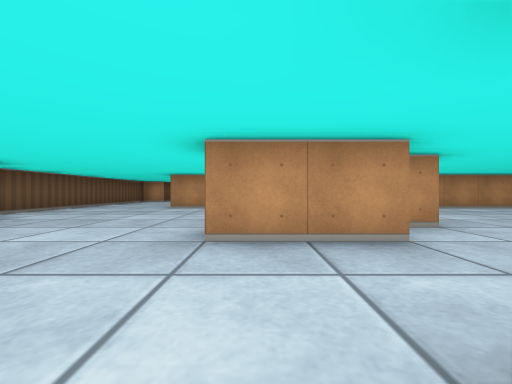
View 1 (above)

24 first-person views from a walk through a cub3D maze. The camera is about half as high as the walls, looks level and sees 90° across. The floor is counted in squares. Each view is taken from the middle of a square. On the plan, view 1 faces up. The plan holds only what a view shows up to about 9 squares ahead; the rest is blank.

View 2
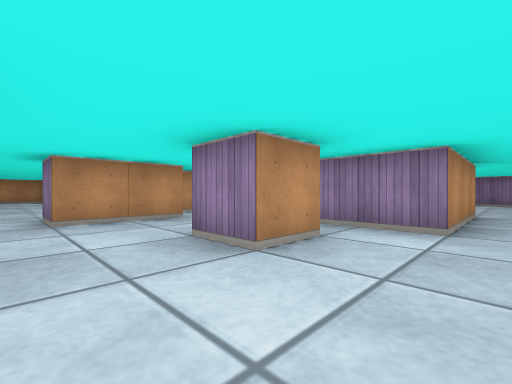

View 3
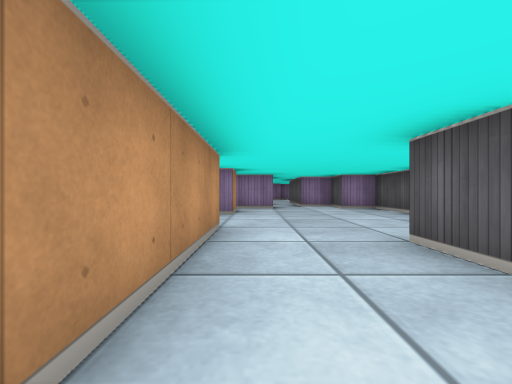

View 4
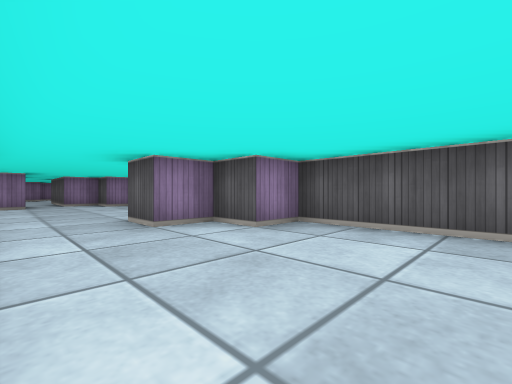

View 5
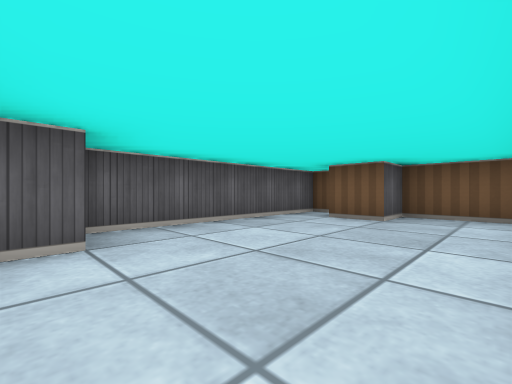

View 6
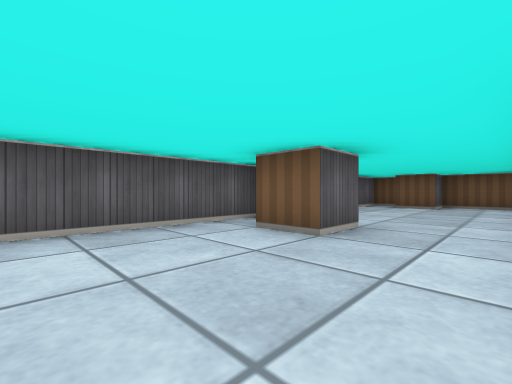

View 7
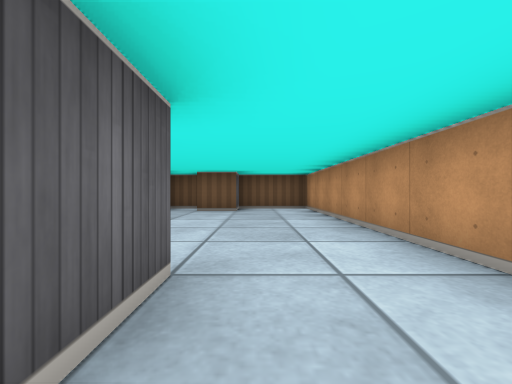

View 8
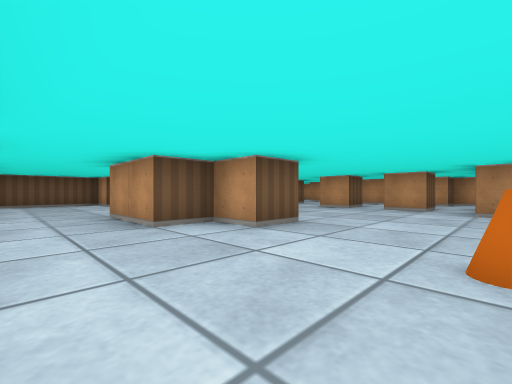

View 9
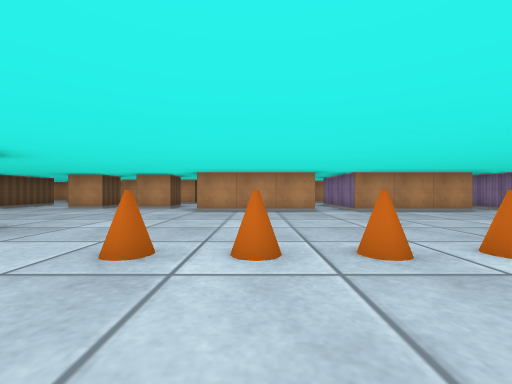

View 10
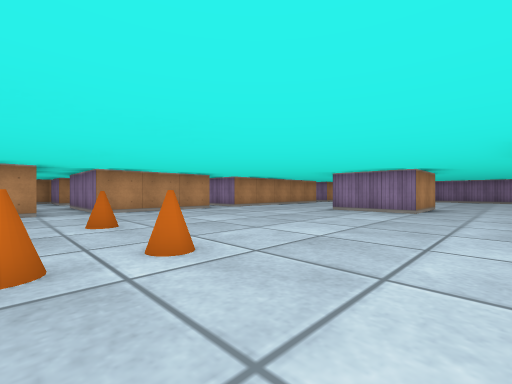

View 11
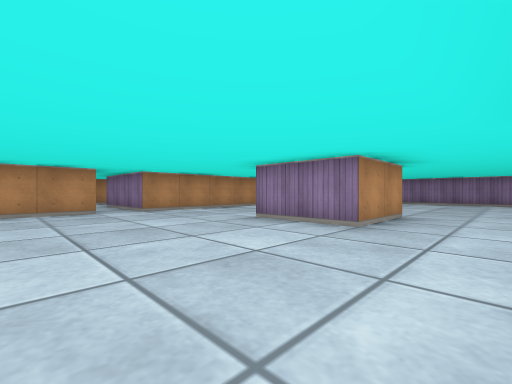

View 12
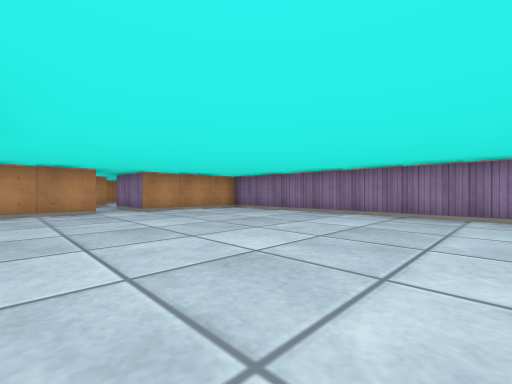

View 13
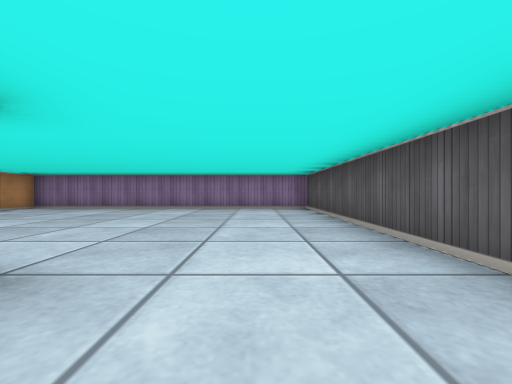

View 14
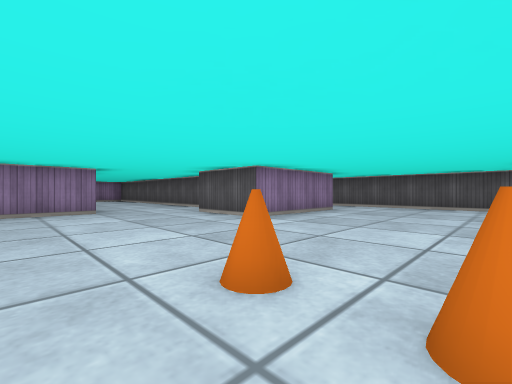

View 15
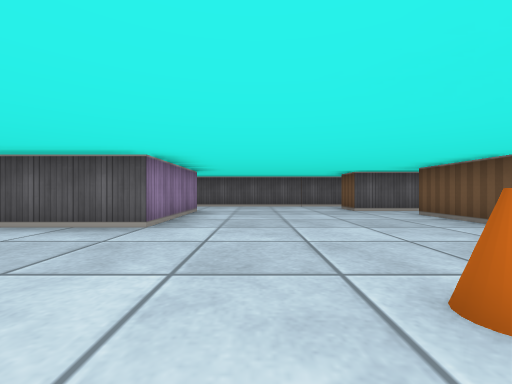

View 16
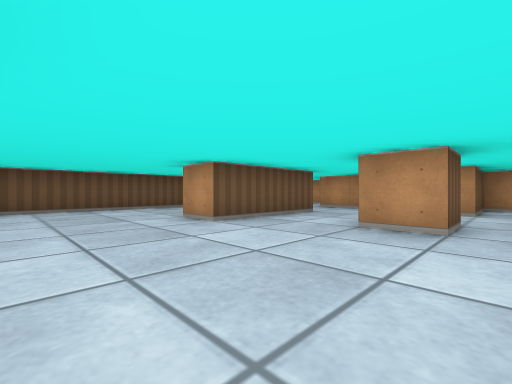

View 17
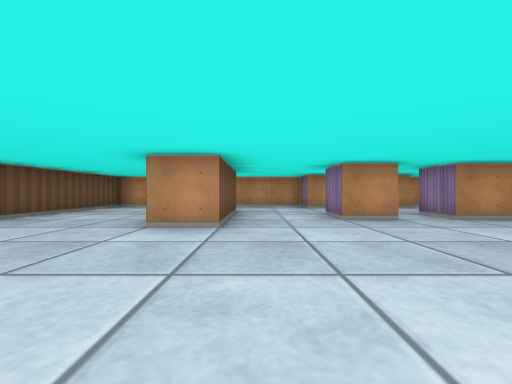

View 18
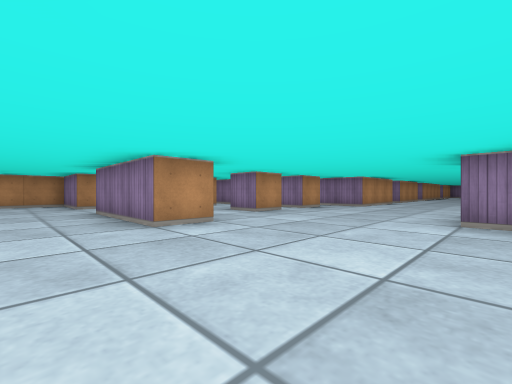

View 19
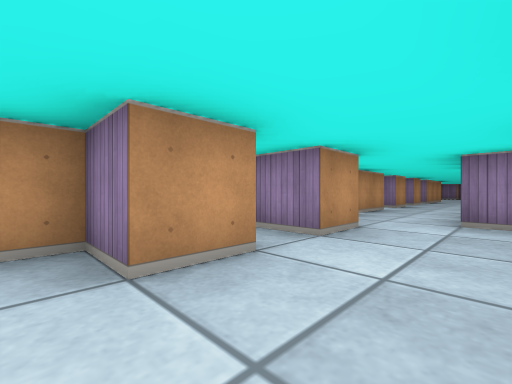

View 20
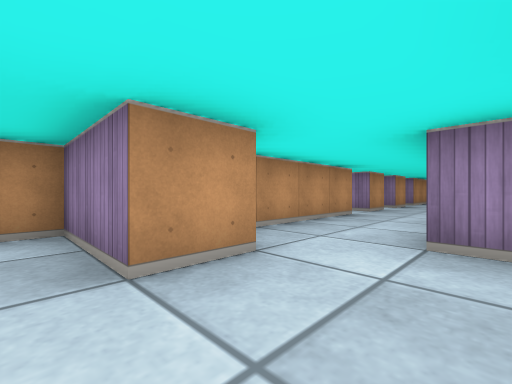

View 21
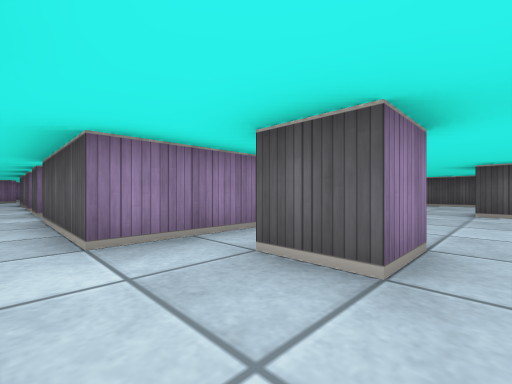

View 22
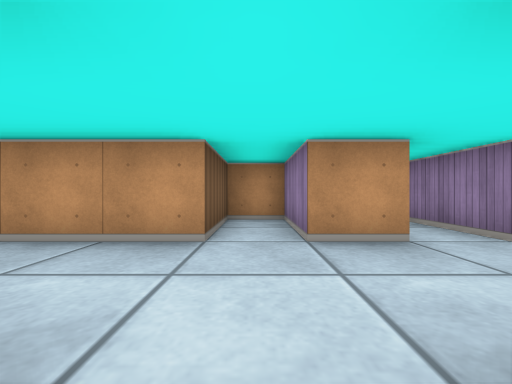

View 23
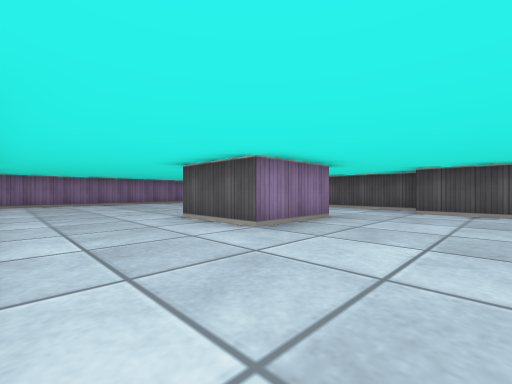

View 24
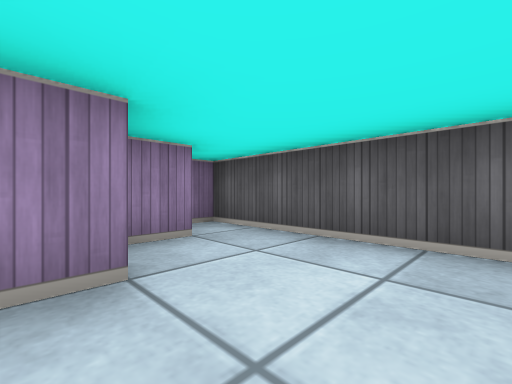

### Floor plan
Ten units are one square. View 1 is at (0, 0); x grows to the right and y downward. Boxes are objects, and circles mark ways between rooms. Rooms are numbered by the first view taken in them; rooms with no view inside come last. Other rooms are left out.
<svg viewBox="-100 -150 320 200">
<path fill="none" stroke="#000" d="M-15 5 -25 5M15 5 5 5 5 -5M-25 25 -25 35M35 15 25 15 25 -1M15 -25 -5 -25 -5 -35M-35 45 25 45 25 35 35 35 35 25M-25 5 -95 5 -95 25 -85 25 -85 35M-95 36 -95 45 -45 45 -45 35 -35 35 -35 25 -25 25M75 -75 45 -75 45 -105 75 -105M55 -5 55 15 35 15M35 -85 25 -85 25 -95 35 -95 35 -85M20 -45 25 -45 25 -35 15 -35 15 -25M115 -75 85 -75 85 -105 95 -105M28 -5 41 -5M5 -40 5 -45M15 -95 15 -85 5 -85 5 -95M126 5 215 5 215 -75 185 -75 185 -95M95 -125 85 -125 85 -145 75 -145 75 -125 35 -125 35 -115 25 -115 25 -135 15 -135 15 -115 5 -115 5 -125 -25 -125 -25 -145 -40 -145M35 25 65 25 65 35M105 25 105 -5 125 -5M156 -25 135 -25 135 -45 155 -45M61 45 125 45 125 40M115 35 115 28M-15 -105 -15 -75 -25 -75 -25 -105M175 -75 125 -75 125 -105M-45 -35 -52 -35M-55 -32 -55 -10M-46 -125 -55 -125 -55 -50"/>
<rect x="45" y="-35" width="10" height="10" fill="#bbb"><title>cone</title></rect>
<rect x="55" y="-35" width="10" height="10" fill="#bbb"><title>cone</title></rect>
<rect x="65" y="-35" width="10" height="10" fill="#bbb"><title>cone</title></rect>
<rect x="75" y="-35" width="10" height="10" fill="#bbb"><title>cone</title></rect>
<rect x="75" y="-55" width="10" height="10" fill="#bbb"><title>cone</title></rect>
<circle cx="-35" cy="15" r="3" fill="#2a7"/>
<circle cx="5" cy="-12" r="3" fill="#2a7"/>
<text x="0" y="10">1</text>
<text x="-60" y="20">2</text>
<text x="70" y="-50">3</text>
</svg>
Room 1 opens to room 2. Room 1 opens to room 3.

Where each view was taken, in squares from view 1:
view 1: 0 up, 0 right, facing up
view 2: 2 down, 1 left, facing up-right
view 3: 1 down, 5 left, facing right
view 4: 1 down, 7 left, facing down-right
view 5: 1 down, 4 left, facing down-left
view 6: 1 down, 0 right, facing down-left
view 7: 2 down, 2 left, facing left
view 8: 1 up, 5 right, facing up-left
view 9: 1 up, 6 right, facing up
view 10: 1 up, 7 right, facing up-right
view 11: 1 up, 10 right, facing up-right
view 12: 1 up, 16 right, facing up-right
view 13: 1 up, 14 right, facing right
view 14: 4 up, 7 right, facing down-right
view 15: 4 up, 9 right, facing down
view 16: 5 up, 2 right, facing up-left
view 17: 4 up, 1 left, facing up
view 18: 4 up, 4 left, facing up-right
view 19: 10 up, 0 right, facing up-right
view 20: 10 up, 2 right, facing up-right
view 21: 11 up, 2 right, facing down-right
view 22: 10 up, 8 right, facing up
view 23: 7 up, 11 right, facing down-right
view 24: 2 down, 9 right, facing down-right
